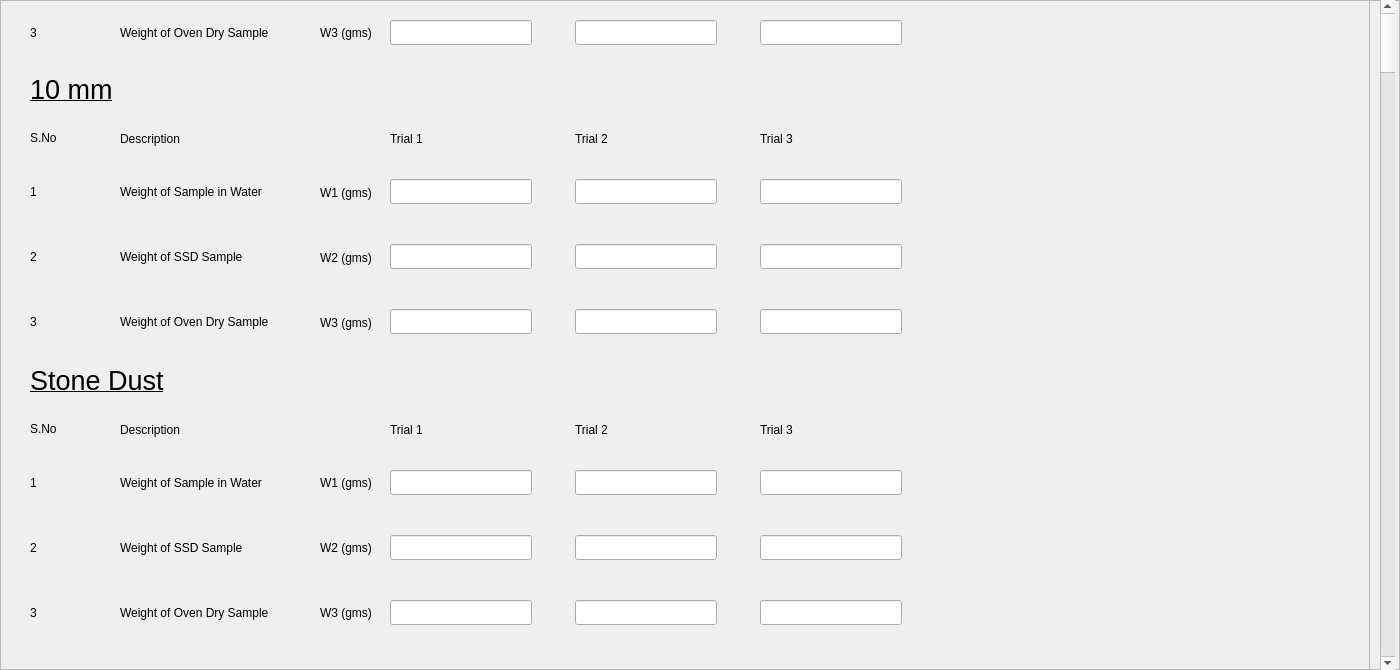
     <widget class="QFrame" name="spc_frame_outer">
      <property name="geometry">
       <rect>
        <x>10</x>
        <y>70</y>
        <width>1400</width>
        <height>670</height>
       </rect>
      </property>
      <property name="frameShape">
       <enum>QFrame::StyledPanel</enum>
      </property>
      <property name="frameShadow">
       <enum>QFrame::Raised</enum>
      </property>
      <widget class="QScrollBar" name="spc_data_scroll">
       <property name="geometry">
        <rect>
         <x>1380</x>
         <y>0</y>
         <width>15</width>
         <height>670</height>
        </rect>
       </property>
       <property name="sizePolicy">
        <sizepolicy hsizetype="Fixed" vsizetype="Preferred">
         <horstretch>0</horstretch>
         <verstretch>0</verstretch>
        </sizepolicy>
       </property>
       <property name="maximum">
        <number>100</number>
       </property>
       <property name="orientation">
        <enum>Qt::Vertical</enum>
       </property>
      </widget>
      <widget class="QFrame" name="spc_frame">
       <property name="geometry">
        <rect>
         <x>0</x>
         <y>-590</y>
         <width>1370</width>
         <height>1260</height>
        </rect>
       </property>
       <property name="frameShape">
        <enum>QFrame::StyledPanel</enum>
       </property>
       <property name="frameShadow">
        <enum>QFrame::Raised</enum>
       </property>
       <widget class="QLabel" name="label_11">
        <property name="geometry">
         <rect>
          <x>10</x>
          <y>0</y>
          <width>730</width>
          <height>60</height>
         </rect>
        </property>
        <property name="text">
         <string>&lt;html&gt;&lt;head/&gt;&lt;body&gt;&lt;p&gt;&lt;span style=&quot; font-size:26pt; font-weight:700;&quot;&gt;Specific Gravity and Water Absorption Test&lt;/span&gt;&lt;/p&gt;&lt;/body&gt;&lt;/html&gt;</string>
        </property>
       </widget>
       <widget class="QLabel" name="label_12">
        <property name="geometry">
         <rect>
          <x>30</x>
          <y>80</y>
          <width>101</width>
          <height>41</height>
         </rect>
        </property>
        <property name="text">
         <string>&lt;html&gt;&lt;head/&gt;&lt;body&gt;&lt;p&gt;&lt;span style=&quot; font-size:20pt; text-decoration: underline;&quot;&gt;40 mm&lt;/span&gt;&lt;/p&gt;&lt;/body&gt;&lt;/html&gt;</string>
        </property>
       </widget>
       <widget class="QLabel" name="label_18">
        <property name="geometry">
         <rect>
          <x>30</x>
          <y>190</y>
          <width>67</width>
          <height>25</height>
         </rect>
        </property>
        <property name="text">
         <string>1</string>
        </property>
       </widget>
       <widget class="QLabel" name="label_19">
        <property name="geometry">
         <rect>
          <x>30</x>
          <y>255</y>
          <width>67</width>
          <height>25</height>
         </rect>
        </property>
        <property name="text">
         <string>2</string>
        </property>
       </widget>
       <widget class="QLabel" name="label_20">
        <property name="geometry">
         <rect>
          <x>30</x>
          <y>320</y>
          <width>67</width>
          <height>25</height>
         </rect>
        </property>
        <property name="text">
         <string>3</string>
        </property>
       </widget>
       <widget class="QLabel" name="label_21">
        <property name="geometry">
         <rect>
          <x>120</x>
          <y>190</y>
          <width>190</width>
          <height>25</height>
         </rect>
        </property>
        <property name="text">
         <string>Weight of Sample in Water</string>
        </property>
       </widget>
       <widget class="QLabel" name="label_22">
        <property name="geometry">
         <rect>
          <x>120</x>
          <y>255</y>
          <width>190</width>
          <height>25</height>
         </rect>
        </property>
        <property name="text">
         <string>Weight of SSD Sample</string>
        </property>
       </widget>
       <widget class="QLabel" name="label_23">
        <property name="geometry">
         <rect>
          <x>120</x>
          <y>320</y>
          <width>190</width>
          <height>25</height>
         </rect>
        </property>
        <property name="text">
         <string>Weight of Oven Dry Sample</string>
        </property>
       </widget>
       <widget class="QLineEdit" name="spc_20_w3_t3">
        <property name="geometry">
         <rect>
          <x>760</x>
          <y>610</y>
          <width>142</width>
          <height>25</height>
         </rect>
        </property>
       </widget>
       <widget class="QLineEdit" name="spc_20_w3_t1">
        <property name="geometry">
         <rect>
          <x>390</x>
          <y>610</y>
          <width>142</width>
          <height>25</height>
         </rect>
        </property>
       </widget>
       <widget class="QLabel" name="label_24">
        <property name="geometry">
         <rect>
          <x>30</x>
          <y>545</y>
          <width>67</width>
          <height>25</height>
         </rect>
        </property>
        <property name="text">
         <string>2</string>
        </property>
       </widget>
       <widget class="QLabel" name="label_25">
        <property name="geometry">
         <rect>
          <x>120</x>
          <y>545</y>
          <width>190</width>
          <height>25</height>
         </rect>
        </property>
        <property name="text">
         <string>Weight of SSD Sample</string>
        </property>
       </widget>
       <widget class="QLabel" name="label_26">
        <property name="geometry">
         <rect>
          <x>575</x>
          <y>431</y>
          <width>42</width>
          <height>17</height>
         </rect>
        </property>
        <property name="text">
         <string>Trial 2</string>
        </property>
       </widget>
       <widget class="QLineEdit" name="spc_20_w2_t2">
        <property name="geometry">
         <rect>
          <x>575</x>
          <y>545</y>
          <width>142</width>
          <height>25</height>
         </rect>
        </property>
       </widget>
       <widget class="QLabel" name="label_27">
        <property name="geometry">
         <rect>
          <x>390</x>
          <y>431</y>
          <width>42</width>
          <height>17</height>
         </rect>
        </property>
        <property name="text">
         <string>Trial 1</string>
        </property>
       </widget>
       <widget class="QLabel" name="label_28">
        <property name="geometry">
         <rect>
          <x>30</x>
          <y>370</y>
          <width>101</width>
          <height>41</height>
         </rect>
        </property>
        <property name="text">
         <string>&lt;html&gt;&lt;head/&gt;&lt;body&gt;&lt;p&gt;&lt;span style=&quot; font-size:20pt; text-decoration: underline;&quot;&gt;20 mm&lt;/span&gt;&lt;/p&gt;&lt;/body&gt;&lt;/html&gt;</string>
        </property>
       </widget>
       <widget class="QLineEdit" name="spc_20_w1_t2">
        <property name="geometry">
         <rect>
          <x>575</x>
          <y>480</y>
          <width>142</width>
          <height>25</height>
         </rect>
        </property>
       </widget>
       <widget class="QLabel" name="label_29">
        <property name="geometry">
         <rect>
          <x>120</x>
          <y>610</y>
          <width>190</width>
          <height>25</height>
         </rect>
        </property>
        <property name="text">
         <string>Weight of Oven Dry Sample</string>
        </property>
       </widget>
       <widget class="QLineEdit" name="spc_20_w3_t2">
        <property name="geometry">
         <rect>
          <x>575</x>
          <y>610</y>
          <width>142</width>
          <height>25</height>
         </rect>
        </property>
       </widget>
       <widget class="QLabel" name="label_30">
        <property name="geometry">
         <rect>
          <x>120</x>
          <y>480</y>
          <width>190</width>
          <height>25</height>
         </rect>
        </property>
        <property name="text">
         <string>Weight of Sample in Water</string>
        </property>
       </widget>
       <widget class="QLabel" name="label_31">
        <property name="enabled">
         <bool>true</bool>
        </property>
        <property name="geometry">
         <rect>
          <x>30</x>
          <y>430</y>
          <width>32</width>
          <height>17</height>
         </rect>
        </property>
        <property name="text">
         <string>S.No</string>
        </property>
       </widget>
       <widget class="QLabel" name="label_32">
        <property name="geometry">
         <rect>
          <x>30</x>
          <y>610</y>
          <width>67</width>
          <height>25</height>
         </rect>
        </property>
        <property name="text">
         <string>3</string>
        </property>
       </widget>
       <widget class="QLineEdit" name="spc_20_w1_t3">
        <property name="geometry">
         <rect>
          <x>760</x>
          <y>480</y>
          <width>142</width>
          <height>25</height>
         </rect>
        </property>
       </widget>
       <widget class="QLabel" name="label_33">
        <property name="geometry">
         <rect>
          <x>760</x>
          <y>431</y>
          <width>42</width>
          <height>17</height>
         </rect>
        </property>
        <property name="text">
         <string>Trial 3</string>
        </property>
       </widget>
       <widget class="QLineEdit" name="spc_20_w2_t1">
        <property name="geometry">
         <rect>
          <x>390</x>
          <y>545</y>
          <width>142</width>
          <height>25</height>
         </rect>
        </property>
       </widget>
       <widget class="QLabel" name="label_34">
        <property name="geometry">
         <rect>
          <x>120</x>
          <y>431</y>
          <width>79</width>
          <height>17</height>
         </rect>
        </property>
        <property name="text">
         <string>Description</string>
        </property>
       </widget>
       <widget class="QLineEdit" name="spc_20_w1_t1">
        <property name="geometry">
         <rect>
          <x>390</x>
          <y>480</y>
          <width>142</width>
          <height>25</height>
         </rect>
        </property>
       </widget>
       <widget class="QLabel" name="label_35">
        <property name="geometry">
         <rect>
          <x>30</x>
          <y>480</y>
          <width>67</width>
          <height>25</height>
         </rect>
        </property>
        <property name="text">
         <string>1</string>
        </property>
       </widget>
       <widget class="QLineEdit" name="spc_20_w2_t3">
        <property name="geometry">
         <rect>
          <x>760</x>
          <y>545</y>
          <width>142</width>
          <height>25</height>
         </rect>
        </property>
       </widget>
       <widget class="QLabel" name="label_36">
        <property name="geometry">
         <rect>
          <x>320</x>
          <y>190</y>
          <width>67</width>
          <height>25</height>
         </rect>
        </property>
        <property name="text">
         <string>W1 (gms)</string>
        </property>
       </widget>
       <widget class="QLabel" name="label_37">
        <property name="geometry">
         <rect>
          <x>320</x>
          <y>255</y>
          <width>67</width>
          <height>25</height>
         </rect>
        </property>
        <property name="text">
         <string>W2 (gms)</string>
        </property>
       </widget>
       <widget class="QLabel" name="label_38">
        <property name="geometry">
         <rect>
          <x>320</x>
          <y>320</y>
          <width>67</width>
          <height>25</height>
         </rect>
        </property>
        <property name="text">
         <string>W3 (gms)</string>
        </property>
       </widget>
       <widget class="QLabel" name="label_39">
        <property name="geometry">
         <rect>
          <x>320</x>
          <y>545</y>
          <width>67</width>
          <height>25</height>
         </rect>
        </property>
        <property name="text">
         <string>W2 (gms)</string>
        </property>
       </widget>
       <widget class="QLabel" name="label_40">
        <property name="geometry">
         <rect>
          <x>320</x>
          <y>480</y>
          <width>67</width>
          <height>25</height>
         </rect>
        </property>
        <property name="text">
         <string>W1 (gms)</string>
        </property>
       </widget>
       <widget class="QLabel" name="label_41">
        <property name="geometry">
         <rect>
          <x>320</x>
          <y>610</y>
          <width>67</width>
          <height>25</height>
         </rect>
        </property>
        <property name="text">
         <string>W3 (gms)</string>
        </property>
       </widget>
       <widget class="QLabel" name="label_42">
        <property name="geometry">
         <rect>
          <x>30</x>
          <y>769</y>
          <width>67</width>
          <height>25</height>
         </rect>
        </property>
        <property name="text">
         <string>1</string>
        </property>
       </widget>
       <widget class="QLabel" name="label_43">
        <property name="geometry">
         <rect>
          <x>120</x>
          <y>834</y>
          <width>190</width>
          <height>25</height>
         </rect>
        </property>
        <property name="text">
         <string>Weight of SSD Sample</string>
        </property>
       </widget>
       <widget class="QLabel" name="label_44">
        <property name="geometry">
         <rect>
          <x>120</x>
          <y>769</y>
          <width>190</width>
          <height>25</height>
         </rect>
        </property>
        <property name="text">
         <string>Weight of Sample in Water</string>
        </property>
       </widget>
       <widget class="QLabel" name="label_45">
        <property name="geometry">
         <rect>
          <x>390</x>
          <y>720</y>
          <width>42</width>
          <height>17</height>
         </rect>
        </property>
        <property name="text">
         <string>Trial 1</string>
        </property>
       </widget>
       <widget class="QLineEdit" name="spc_10_w1_t3">
        <property name="geometry">
         <rect>
          <x>760</x>
          <y>769</y>
          <width>142</width>
          <height>25</height>
         </rect>
        </property>
       </widget>
       <widget class="QLineEdit" name="spc_10_w3_t3">
        <property name="geometry">
         <rect>
          <x>760</x>
          <y>899</y>
          <width>142</width>
          <height>25</height>
         </rect>
        </property>
       </widget>
       <widget class="QLabel" name="label_46">
        <property name="geometry">
         <rect>
          <x>760</x>
          <y>720</y>
          <width>42</width>
          <height>17</height>
         </rect>
        </property>
        <property name="text">
         <string>Trial 3</string>
        </property>
       </widget>
       <widget class="QLineEdit" name="spc_10_w2_t3">
        <property name="geometry">
         <rect>
          <x>760</x>
          <y>834</y>
          <width>142</width>
          <height>25</height>
         </rect>
        </property>
       </widget>
       <widget class="QLineEdit" name="spc_10_w2_t1">
        <property name="geometry">
         <rect>
          <x>390</x>
          <y>834</y>
          <width>142</width>
          <height>25</height>
         </rect>
        </property>
       </widget>
       <widget class="QLineEdit" name="spc_10_w3_t2">
        <property name="geometry">
         <rect>
          <x>575</x>
          <y>899</y>
          <width>142</width>
          <height>25</height>
         </rect>
        </property>
       </widget>
       <widget class="QLabel" name="label_47">
        <property name="geometry">
         <rect>
          <x>120</x>
          <y>720</y>
          <width>79</width>
          <height>17</height>
         </rect>
        </property>
        <property name="text">
         <string>Description</string>
        </property>
       </widget>
       <widget class="QLabel" name="label_48">
        <property name="geometry">
         <rect>
          <x>120</x>
          <y>899</y>
          <width>190</width>
          <height>25</height>
         </rect>
        </property>
        <property name="text">
         <string>Weight of Oven Dry Sample</string>
        </property>
       </widget>
       <widget class="QLabel" name="label_49">
        <property name="geometry">
         <rect>
          <x>30</x>
          <y>659</y>
          <width>101</width>
          <height>41</height>
         </rect>
        </property>
        <property name="text">
         <string>&lt;html&gt;&lt;head/&gt;&lt;body&gt;&lt;p&gt;&lt;span style=&quot; font-size:20pt; text-decoration: underline;&quot;&gt;10 mm&lt;/span&gt;&lt;/p&gt;&lt;/body&gt;&lt;/html&gt;</string>
        </property>
       </widget>
       <widget class="QLabel" name="label_50">
        <property name="geometry">
         <rect>
          <x>30</x>
          <y>899</y>
          <width>67</width>
          <height>25</height>
         </rect>
        </property>
        <property name="text">
         <string>3</string>
        </property>
       </widget>
       <widget class="QLabel" name="label_51">
        <property name="geometry">
         <rect>
          <x>30</x>
          <y>834</y>
          <width>67</width>
          <height>25</height>
         </rect>
        </property>
        <property name="text">
         <string>2</string>
        </property>
       </widget>
       <widget class="QLineEdit" name="spc_10_w3_t1">
        <property name="geometry">
         <rect>
          <x>390</x>
          <y>899</y>
          <width>142</width>
          <height>25</height>
         </rect>
        </property>
       </widget>
       <widget class="QLineEdit" name="spc_10_w1_t2">
        <property name="geometry">
         <rect>
          <x>575</x>
          <y>769</y>
          <width>142</width>
          <height>25</height>
         </rect>
        </property>
       </widget>
       <widget class="QLineEdit" name="spc_10_w1_t1">
        <property name="geometry">
         <rect>
          <x>390</x>
          <y>769</y>
          <width>142</width>
          <height>25</height>
         </rect>
        </property>
       </widget>
       <widget class="QLabel" name="label_52">
        <property name="geometry">
         <rect>
          <x>575</x>
          <y>720</y>
          <width>42</width>
          <height>17</height>
         </rect>
        </property>
        <property name="text">
         <string>Trial 2</string>
        </property>
       </widget>
       <widget class="QLabel" name="label_53">
        <property name="enabled">
         <bool>true</bool>
        </property>
        <property name="geometry">
         <rect>
          <x>30</x>
          <y>719</y>
          <width>32</width>
          <height>17</height>
         </rect>
        </property>
        <property name="text">
         <string>S.No</string>
        </property>
       </widget>
       <widget class="QLineEdit" name="spc_10_w2_t2">
        <property name="geometry">
         <rect>
          <x>575</x>
          <y>834</y>
          <width>142</width>
          <height>25</height>
         </rect>
        </property>
       </widget>
       <widget class="QLineEdit" name="spc_0_w2_t1">
        <property name="geometry">
         <rect>
          <x>390</x>
          <y>1125</y>
          <width>142</width>
          <height>25</height>
         </rect>
        </property>
       </widget>
       <widget class="QLabel" name="label_54">
        <property name="geometry">
         <rect>
          <x>30</x>
          <y>950</y>
          <width>141</width>
          <height>41</height>
         </rect>
        </property>
        <property name="text">
         <string>&lt;html&gt;&lt;head/&gt;&lt;body&gt;&lt;p&gt;&lt;span style=&quot; font-size:20pt; text-decoration: underline;&quot;&gt;Stone Dust&lt;/span&gt;&lt;/p&gt;&lt;/body&gt;&lt;/html&gt;</string>
        </property>
       </widget>
       <widget class="QLabel" name="label_55">
        <property name="geometry">
         <rect>
          <x>120</x>
          <y>1125</y>
          <width>190</width>
          <height>25</height>
         </rect>
        </property>
        <property name="text">
         <string>Weight of SSD Sample</string>
        </property>
       </widget>
       <widget class="QLabel" name="label_56">
        <property name="geometry">
         <rect>
          <x>760</x>
          <y>1011</y>
          <width>42</width>
          <height>17</height>
         </rect>
        </property>
        <property name="text">
         <string>Trial 3</string>
        </property>
       </widget>
       <widget class="QLineEdit" name="spc_0_w3_t3">
        <property name="geometry">
         <rect>
          <x>760</x>
          <y>1190</y>
          <width>142</width>
          <height>25</height>
         </rect>
        </property>
       </widget>
       <widget class="QLineEdit" name="spc_0_w1_t1">
        <property name="geometry">
         <rect>
          <x>390</x>
          <y>1060</y>
          <width>142</width>
          <height>25</height>
         </rect>
        </property>
       </widget>
       <widget class="QLabel" name="label_57">
        <property name="geometry">
         <rect>
          <x>30</x>
          <y>1190</y>
          <width>67</width>
          <height>25</height>
         </rect>
        </property>
        <property name="text">
         <string>3</string>
        </property>
       </widget>
       <widget class="QLineEdit" name="spc_0_w1_t2">
        <property name="geometry">
         <rect>
          <x>575</x>
          <y>1060</y>
          <width>142</width>
          <height>25</height>
         </rect>
        </property>
       </widget>
       <widget class="QLineEdit" name="spc_0_w1_t3">
        <property name="geometry">
         <rect>
          <x>760</x>
          <y>1060</y>
          <width>142</width>
          <height>25</height>
         </rect>
        </property>
       </widget>
       <widget class="QLineEdit" name="spc_0_w2_t2">
        <property name="geometry">
         <rect>
          <x>575</x>
          <y>1125</y>
          <width>142</width>
          <height>25</height>
         </rect>
        </property>
       </widget>
       <widget class="QLineEdit" name="spc_0_w3_t1">
        <property name="geometry">
         <rect>
          <x>390</x>
          <y>1190</y>
          <width>142</width>
          <height>25</height>
         </rect>
        </property>
       </widget>
       <widget class="QLineEdit" name="spc_0_w3_t2">
        <property name="geometry">
         <rect>
          <x>575</x>
          <y>1190</y>
          <width>142</width>
          <height>25</height>
         </rect>
        </property>
       </widget>
       <widget class="QLabel" name="label_58">
        <property name="geometry">
         <rect>
          <x>120</x>
          <y>1190</y>
          <width>190</width>
          <height>25</height>
         </rect>
        </property>
        <property name="text">
         <string>Weight of Oven Dry Sample</string>
        </property>
       </widget>
       <widget class="QLineEdit" name="spc_0_w2_t3">
        <property name="geometry">
         <rect>
          <x>760</x>
          <y>1125</y>
          <width>142</width>
          <height>25</height>
         </rect>
        </property>
       </widget>
       <widget class="QLabel" name="label_59">
        <property name="geometry">
         <rect>
          <x>390</x>
          <y>1011</y>
          <width>42</width>
          <height>17</height>
         </rect>
        </property>
        <property name="text">
         <string>Trial 1</string>
        </property>
       </widget>
       <widget class="QLabel" name="label_60">
        <property name="geometry">
         <rect>
          <x>30</x>
          <y>1060</y>
          <width>67</width>
          <height>25</height>
         </rect>
        </property>
        <property name="text">
         <string>1</string>
        </property>
       </widget>
       <widget class="QLabel" name="label_61">
        <property name="enabled">
         <bool>true</bool>
        </property>
        <property name="geometry">
         <rect>
          <x>30</x>
          <y>1010</y>
          <width>32</width>
          <height>17</height>
         </rect>
        </property>
        <property name="text">
         <string>S.No</string>
        </property>
       </widget>
       <widget class="QLabel" name="label_62">
        <property name="geometry">
         <rect>
          <x>30</x>
          <y>1125</y>
          <width>67</width>
          <height>25</height>
         </rect>
        </property>
        <property name="text">
         <string>2</string>
        </property>
       </widget>
       <widget class="QLabel" name="label_63">
        <property name="geometry">
         <rect>
          <x>120</x>
          <y>1011</y>
          <width>79</width>
          <height>17</height>
         </rect>
        </property>
        <property name="text">
         <string>Description</string>
        </property>
       </widget>
       <widget class="QLabel" name="label_64">
        <property name="geometry">
         <rect>
          <x>575</x>
          <y>1011</y>
          <width>42</width>
          <height>17</height>
         </rect>
        </property>
        <property name="text">
         <string>Trial 2</string>
        </property>
       </widget>
       <widget class="QLabel" name="label_65">
        <property name="geometry">
         <rect>
          <x>120</x>
          <y>1060</y>
          <width>190</width>
          <height>25</height>
         </rect>
        </property>
        <property name="text">
         <string>Weight of Sample in Water</string>
        </property>
       </widget>
       <widget class="QLabel" name="label_66">
        <property name="geometry">
         <rect>
          <x>320</x>
          <y>900</y>
          <width>67</width>
          <height>25</height>
         </rect>
        </property>
        <property name="text">
         <string>W3 (gms)</string>
        </property>
       </widget>
       <widget class="QLabel" name="label_67">
        <property name="geometry">
         <rect>
          <x>320</x>
          <y>770</y>
          <width>67</width>
          <height>25</height>
         </rect>
        </property>
        <property name="text">
         <string>W1 (gms)</string>
        </property>
       </widget>
       <widget class="QLabel" name="label_68">
        <property name="geometry">
         <rect>
          <x>320</x>
          <y>835</y>
          <width>67</width>
          <height>25</height>
         </rect>
        </property>
        <property name="text">
         <string>W2 (gms)</string>
        </property>
       </widget>
       <widget class="QLabel" name="label_69">
        <property name="geometry">
         <rect>
          <x>320</x>
          <y>1190</y>
          <width>67</width>
          <height>25</height>
         </rect>
        </property>
        <property name="text">
         <string>W3 (gms)</string>
        </property>
       </widget>
       <widget class="QLabel" name="label_70">
        <property name="geometry">
         <rect>
          <x>320</x>
          <y>1060</y>
          <width>67</width>
          <height>25</height>
         </rect>
        </property>
        <property name="text">
         <string>W1 (gms)</string>
        </property>
       </widget>
       <widget class="QLabel" name="label_71">
        <property name="geometry">
         <rect>
          <x>320</x>
          <y>1125</y>
          <width>67</width>
          <height>25</height>
         </rect>
        </property>
        <property name="text">
         <string>W2 (gms)</string>
        </property>
       </widget>
       <widget class="QLabel" name="label_15">
        <property name="geometry">
         <rect>
          <x>390</x>
          <y>141</y>
          <width>42</width>
          <height>17</height>
         </rect>
        </property>
        <property name="text">
         <string>Trial 1</string>
        </property>
       </widget>
       <widget class="QLabel" name="label_17">
        <property name="geometry">
         <rect>
          <x>760</x>
          <y>141</y>
          <width>42</width>
          <height>17</height>
         </rect>
        </property>
        <property name="text">
         <string>Trial 3</string>
        </property>
       </widget>
       <widget class="QLabel" name="label_13">
        <property name="enabled">
         <bool>true</bool>
        </property>
        <property name="geometry">
         <rect>
          <x>30</x>
          <y>140</y>
          <width>32</width>
          <height>17</height>
         </rect>
        </property>
        <property name="text">
         <string>S.No</string>
        </property>
       </widget>
       <widget class="QLabel" name="label_14">
        <property name="geometry">
         <rect>
          <x>120</x>
          <y>141</y>
          <width>79</width>
          <height>17</height>
         </rect>
        </property>
        <property name="text">
         <string>Description</string>
        </property>
       </widget>
       <widget class="QLabel" name="label_16">
        <property name="geometry">
         <rect>
          <x>575</x>
          <y>141</y>
          <width>42</width>
          <height>17</height>
         </rect>
        </property>
        <property name="text">
         <string>Trial 2</string>
        </property>
       </widget>
       <widget class="QLineEdit" name="spc_40_w1_t1">
        <property name="geometry">
         <rect>
          <x>390</x>
          <y>190</y>
          <width>142</width>
          <height>25</height>
         </rect>
        </property>
       </widget>
       <widget class="QLineEdit" name="spc_40_w2_t3">
        <property name="geometry">
         <rect>
          <x>760</x>
          <y>255</y>
          <width>142</width>
          <height>25</height>
         </rect>
        </property>
       </widget>
       <widget class="QLineEdit" name="spc_40_w3_t1">
        <property name="geometry">
         <rect>
          <x>390</x>
          <y>320</y>
          <width>142</width>
          <height>25</height>
         </rect>
        </property>
       </widget>
       <widget class="QLineEdit" name="spc_40_w2_t2">
        <property name="geometry">
         <rect>
          <x>575</x>
          <y>255</y>
          <width>142</width>
          <height>25</height>
         </rect>
        </property>
       </widget>
       <widget class="QLineEdit" name="spc_40_w3_t2">
        <property name="geometry">
         <rect>
          <x>575</x>
          <y>320</y>
          <width>142</width>
          <height>25</height>
         </rect>
        </property>
       </widget>
       <widget class="QLineEdit" name="spc_40_w1_t3">
        <property name="geometry">
         <rect>
          <x>760</x>
          <y>190</y>
          <width>142</width>
          <height>25</height>
         </rect>
        </property>
       </widget>
       <widget class="QLineEdit" name="spc_40_w2_t1">
        <property name="geometry">
         <rect>
          <x>390</x>
          <y>255</y>
          <width>142</width>
          <height>25</height>
         </rect>
        </property>
       </widget>
       <widget class="QLineEdit" name="spc_40_w1_t2">
        <property name="geometry">
         <rect>
          <x>575</x>
          <y>190</y>
          <width>142</width>
          <height>25</height>
         </rect>
        </property>
       </widget>
       <widget class="QLineEdit" name="spc_40_w3_t3">
        <property name="geometry">
         <rect>
          <x>760</x>
          <y>320</y>
          <width>142</width>
          <height>25</height>
         </rect>
        </property>
       </widget>
      </widget>
     </widget>
